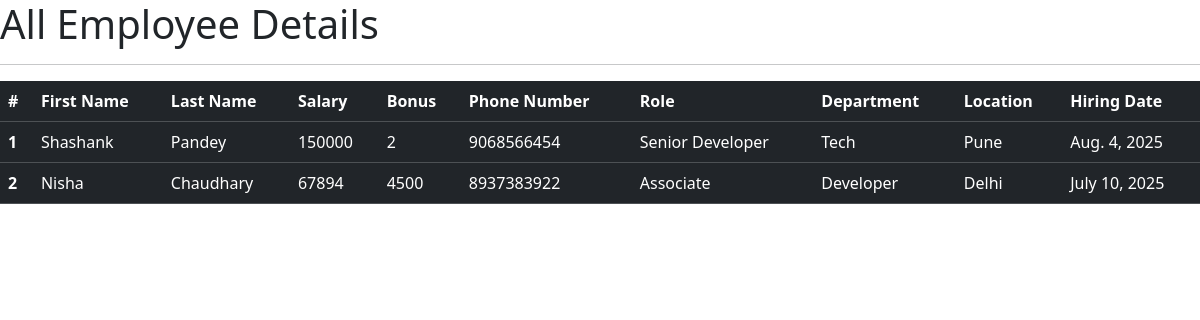
The page /all/ on the database as committed earlier.
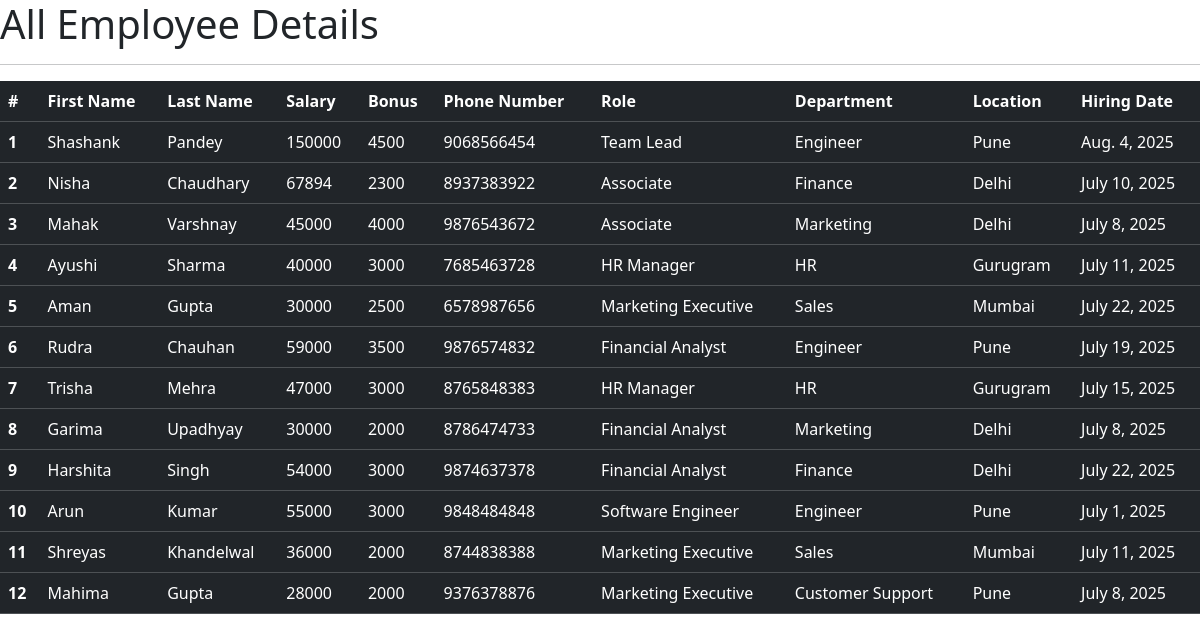
The same page on the database as committed later.
### emp_app/models.py (models this page shows, shortened)
class Employee(models.Model):
    first_name=models.CharField(max_length=100,null=False)
    last_name=models.CharField(max_length=100)
    dept=models.ForeignKey(Department, on_delete=models.CASCADE)
    salary=models.IntegerField(default=0)
    bonus=models.IntegerField(default=0)
    role=models.ForeignKey(Role, on_delete=models.CASCADE)
    phone=models.IntegerField(default=0)
    hire_date=models.DateField()
    def __str__(self):
        return "%s %s %s" %(self.first_name, self.last_name, self.phone)

class Role(models.Model):
    name=models.CharField(max_length=100,null=False)

class Department(models.Model):
    name=models.CharField(max_length=100,null=False)
    location=models.CharField(max_length=100)

### emp_app/views.py (the view)
# urls.py: path('all/', views.all_emp, name='all_emp'),
def all_emp(request):
    emps=Employee.objects.all()
    context={
        'emps':emps
    }
    print(context)
    return render(request, 'view_all_emp.html',context)

### emp_app/templates/view_all_emp.html (shortened to what this page needs)
<!doctype html>
<html lang="en">
  <head>
    <link href="https://cdn.jsdelivr.net/npm/bootstrap@5.3.7/dist/css/bootstrap.min.css" rel="stylesheet">
  </head>
  <body>
    <h1>All Employee Details</h1>
    <hr>
    <table class="table table-dark border-sm">
  <thead>
    <tr>
      <th scope="col">#</th>
      <th scope="col">First Name</th>
      <th scope="col">Last Name</th>
      <th scope="col">Salary</th>
      <th scope="col">Bonus</th>
      <th scope="col">Phone Number</th>
      <th scope="col">Role</th>
      <th scope="col">Department</th>
      <th scope="col">Location</th>
      <th scope="col">Hiring Date</th>
    </tr>
  </thead>
  {% for emp in emps %}
  <tbody>
    <tr>
      <th scope="row">{{emp.id}}</th>
      <td>{{emp.first_name}}</td>
      <td>{{emp.last_name}}</td>
      <td>{{emp.salary}}</td>
      <td>{{emp.bonus}}</td>
      <td>{{emp.phone}}</td>
      <td>{{emp.role.name}}</td>
      <td>{{emp.dept.name}}</td>
      <td>{{emp.dept.location}}</td>
      <td>{{emp.hire_date}}</td>
    </tr>
  </tbody>
  {% endfor %}
</table>
  </body>
</html>

Rows that differ between the two databases and show on the page:
changed Employee "Shashank": bonus "2" → "4500"; role.name "Senior Developer" → "Team Lead"; dept.name "Tech" → "Engineer"
changed Employee "Nisha": bonus "4500" → "2300"; dept.name "Developer" → "Finance"
added Employee: id "3", first_name "Mahak", last_name "Varshnay", salary "45000", bonus "4000", phone "9876543672", role.name "Associate", dept.name "Marketing", dept.location "Delhi", hire_date "July 8, 2025"
added Employee: id "4", first_name "Ayushi", last_name "Sharma", salary "40000", bonus "3000", phone "7685463728", role.name "HR Manager", dept.name "HR", dept.location "Gurugram", hire_date "July 11, 2025"
added Employee: id "5", first_name "Aman", last_name "Gupta", salary "30000", bonus "2500", phone "6578987656", role.name "Marketing Executive", dept.name "Sales", dept.location "Mumbai", hire_date "July 22, 2025"
added Employee: id "6", first_name "Rudra", last_name "Chauhan", salary "59000", bonus "3500", phone "9876574832", role.name "Financial Analyst", dept.name "Engineer", dept.location "Pune", hire_date "July 19, 2025"
added Employee: id "7", first_name "Trisha", last_name "Mehra", salary "47000", bonus "3000", phone "8765848383", role.name "HR Manager", dept.name "HR", dept.location "Gurugram", hire_date "July 15, 2025"
added Employee: id "8", first_name "Garima", last_name "Upadhyay", salary "30000", bonus "2000", phone "8786474733", role.name "Financial Analyst", dept.name "Marketing", dept.location "Delhi", hire_date "July 8, 2025"
added Employee: id "9", first_name "Harshita", last_name "Singh", salary "54000", bonus "3000", phone "9874637378", role.name "Financial Analyst", dept.name "Finance", dept.location "Delhi", hire_date "July 22, 2025"
added Employee: id "10", first_name "Arun", last_name "Kumar", salary "55000", bonus "3000", phone "9848484848", role.name "Software Engineer", dept.name "Engineer", dept.location "Pune", hire_date "July 1, 2025"
added Employee: id "11", first_name "Shreyas", last_name "Khandelwal", salary "36000", bonus "2000", phone "8744838388", role.name "Marketing Executive", dept.name "Sales", dept.location "Mumbai", hire_date "July 11, 2025"
added Employee: id "12", first_name "Mahima", last_name "Gupta", salary "28000", bonus "2000", phone "9376378876", role.name "Marketing Executive", dept.name "Customer Support", dept.location "Pune", hire_date "July 8, 2025"
